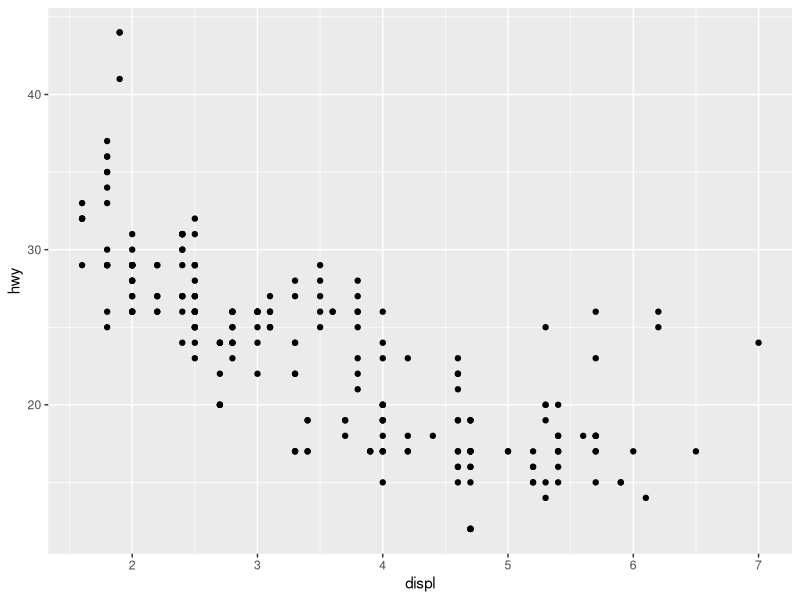
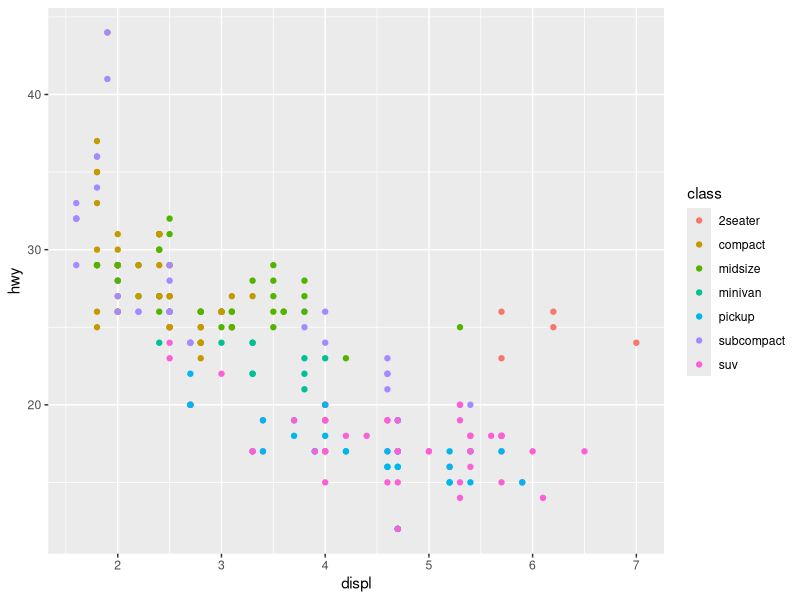
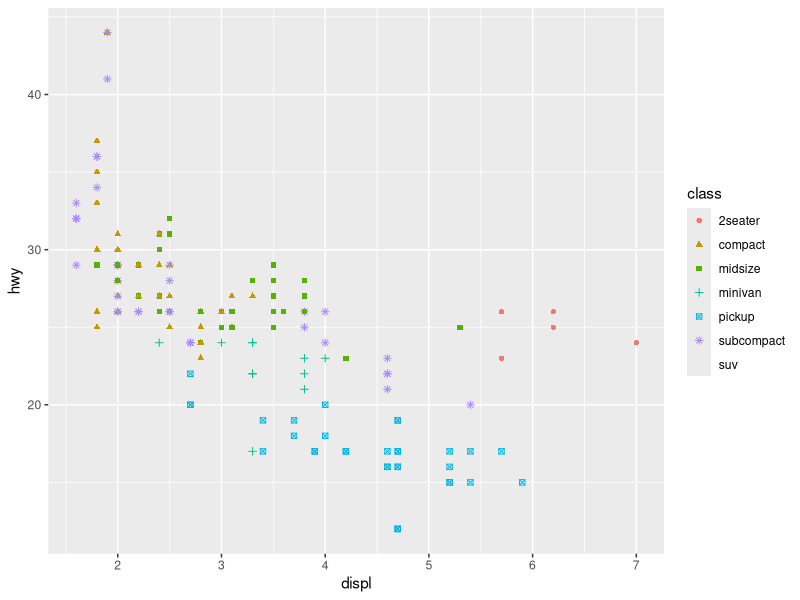
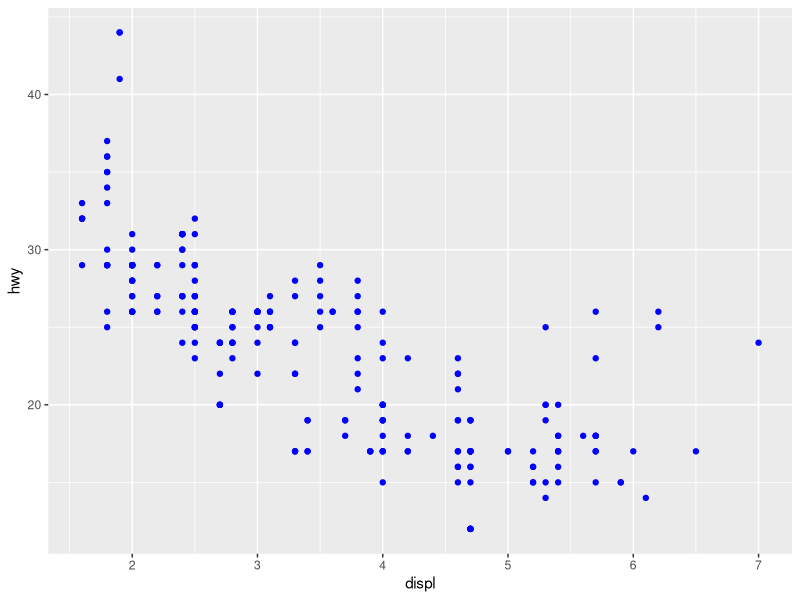
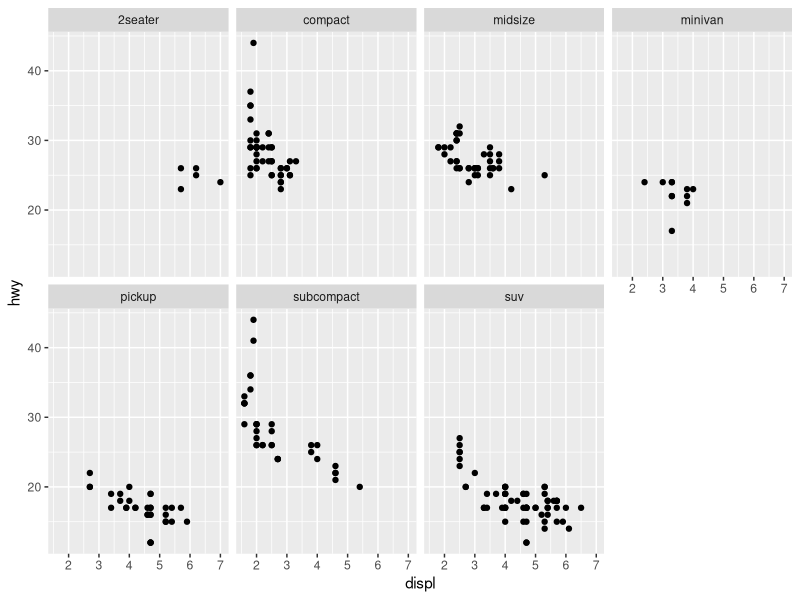
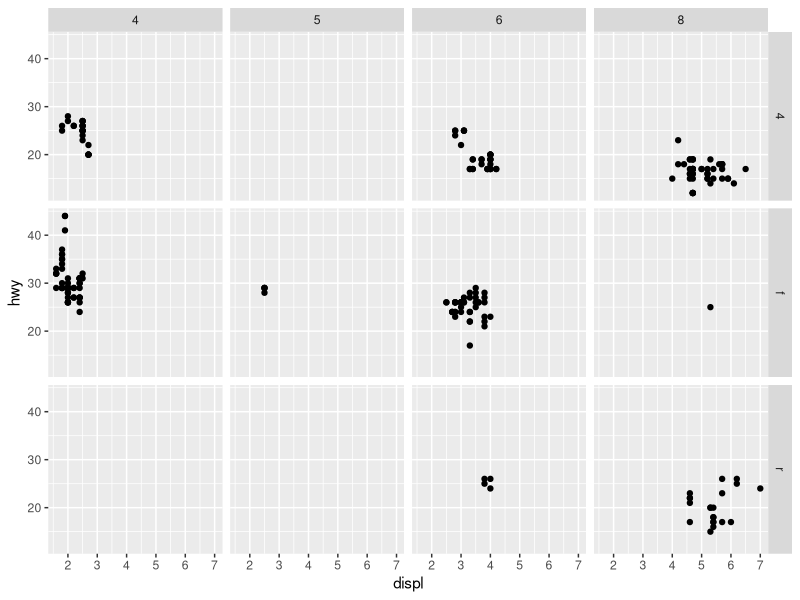
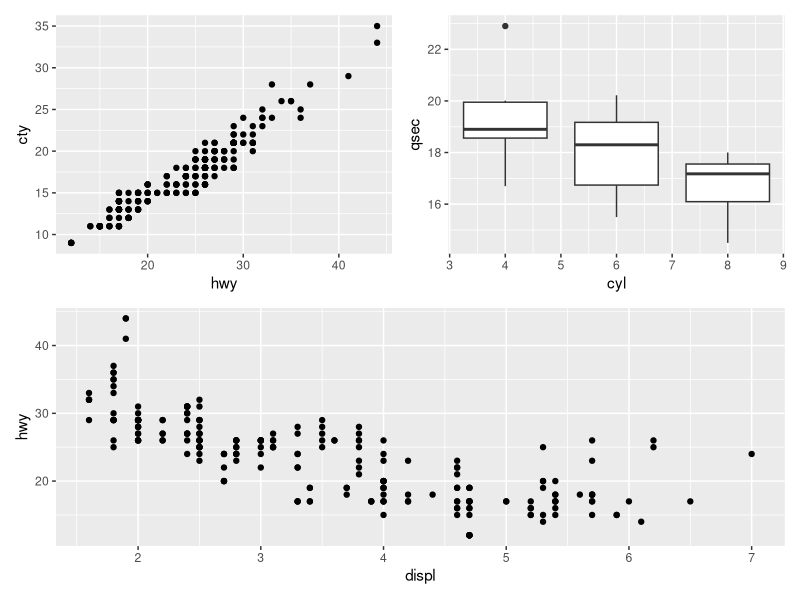
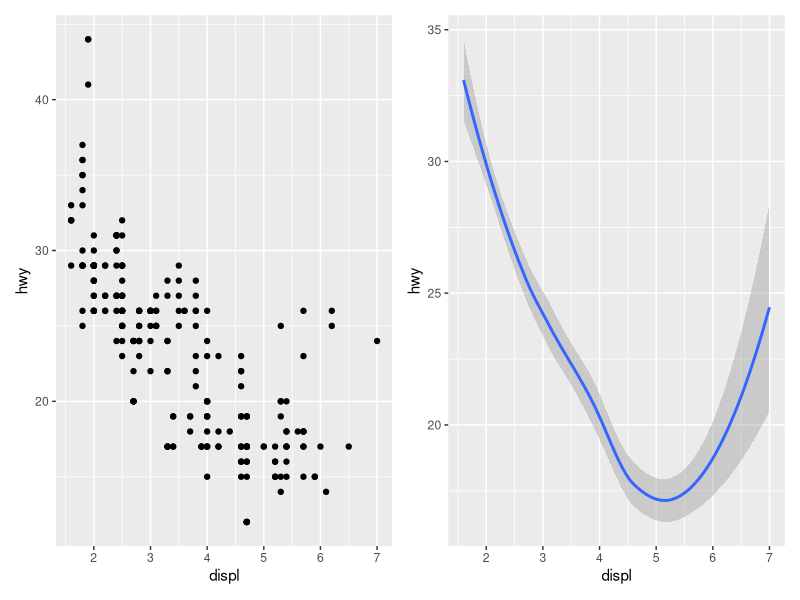

These figures' R source, in order:
## ---- chunk 1
options(width=120)
knitr::opts_chunk$set(comment=NA, fig.align="center")
## ---- chunk 2
library(ggplot2)
## ---- chunk 3
mpg
## ---- chunk 4
ggplot(data=mpg) +
    geom_point(mapping=aes(x=displ, y=hwy))
## ---- chunk 5
ggplot(data=mpg) +
    geom_point(mapping=aes(x=displ, y=hwy, color=class))
## ---- chunk 6
ggplot(data=mpg) +
    geom_point(mapping=aes(x=displ, y=hwy, color=class, shape=class))
## ---- chunk 7
ggplot(data=mpg) +
    geom_point(mapping=aes(x=displ, y=hwy), color="blue")
## ---- chunk 8
ggplot(data=mpg) +
    geom_point(mapping=aes(x=displ, y=hwy)) +
    facet_wrap(~ class, nrow=2)
ggplot(data=mpg) +
    geom_point(mapping=aes(x=displ, y=hwy)) +
    facet_grid(drv ~ cyl)
## ---- chunk 9
library(patchwork)

p1 <- ggplot(data=mpg) +
    geom_point(mapping=aes(x=hwy, y=cty))
p2 <- ggplot(data=mtcars) +
    geom_boxplot(mapping=aes(x=cyl, y=qsec, group=cyl))
p3 <- ggplot(data=mpg) +
    geom_point(mapping=aes(x=displ, y=hwy))

(p1 | p2) / p3
## ---- chunk 10
p1 <- ggplot(data=mpg) +
    geom_point(mapping=aes(x=displ, y=hwy))
p2 <- ggplot(data=mpg) +
    geom_smooth(mapping=aes(x=displ, y=hwy))
p1 | p2
## ---- chunk 11
p1 <- ggplot(data=mpg) +
    geom_point(mapping=aes(x=displ, y=hwy, shape=drv))
p2 <- ggplot(data=mpg) +
    geom_smooth(mapping=aes(x=displ, y=hwy, linetype=drv))
p1 | p2
## ---- chunk 12
ggplot(data=mpg) +
    geom_point(mapping=aes(x=displ, y=hwy)) +
    geom_smooth(mapping=aes(x=displ, y=hwy))
## ---- chunk 13
ggplot(data=mpg, mapping=aes(x=displ, y=hwy)) +
    geom_point(mapping=aes(color=class)) +
    geom_smooth()
## ---- chunk 14
ggplot(data=mpg) +
    geom_bar(mapping=aes(x=class))
## ---- chunk 15
library(tibble)

mpg_count <- tribble(
  ~class,   ~count,
  "2seater",     5,
  "compact",    47,
  "midsize",    41,
  "minivan",    11,
  "pickup",     33,
  "subcompact", 35,
  "suv",        62
)
## ---- chunk 16
ggplot(data=mpg_count) +
    geom_bar(mapping=aes(x=class, y=count), stat="identity")
## ---- chunk 17
ggplot(data=mpg) +
    geom_bar(mapping=aes(x=class, fill=drv))
## ---- chunk 18
ggplot(data=mpg) +
    geom_bar(mapping=aes(x=class, color=drv), position="identity", fill=NA)
ggplot(data=mpg) +
    geom_bar(mapping=aes(x=class, fill=drv), position="dodge")
ggplot(data=mpg) +
    geom_bar(mapping=aes(x=class, fill=drv), position="fill")
## ---- chunk 19
ggplot(data=mpg, mapping=aes(x=class, y=hwy)) +
    geom_boxplot() +
    coord_flip()
